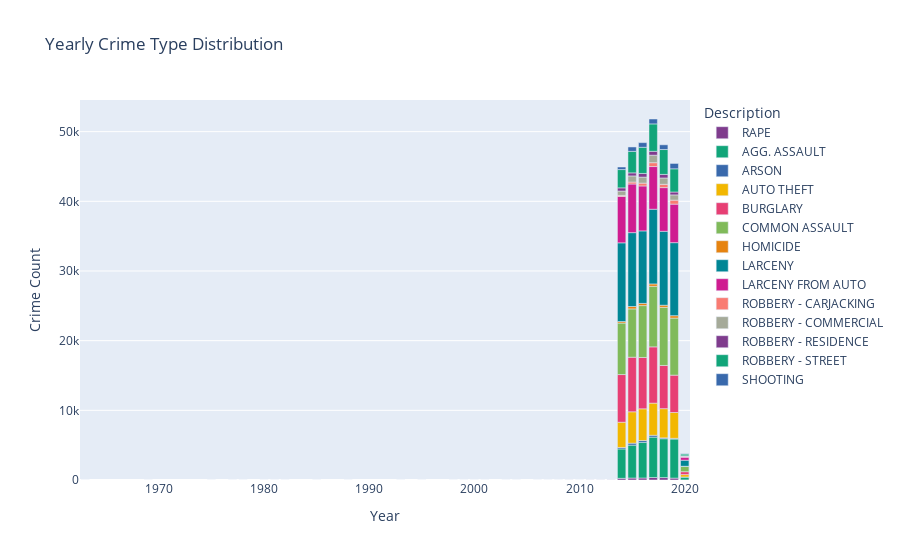
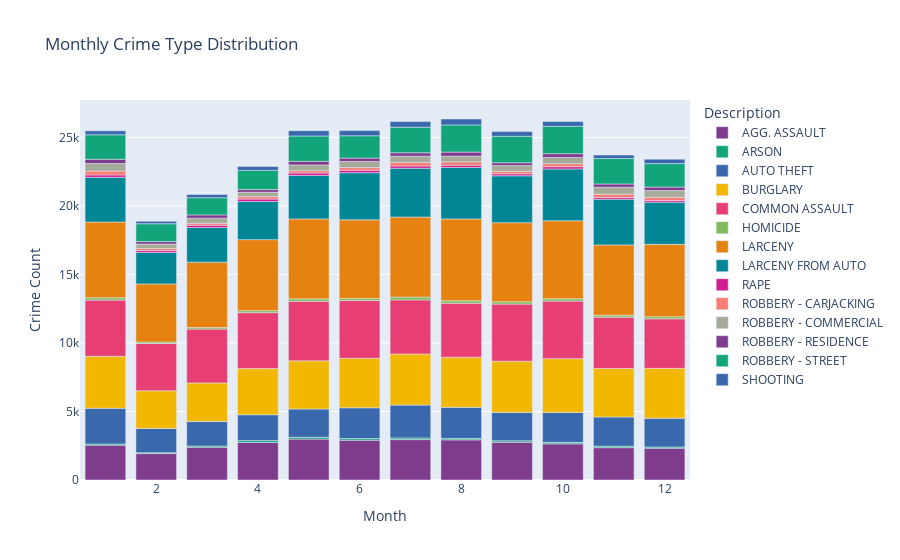
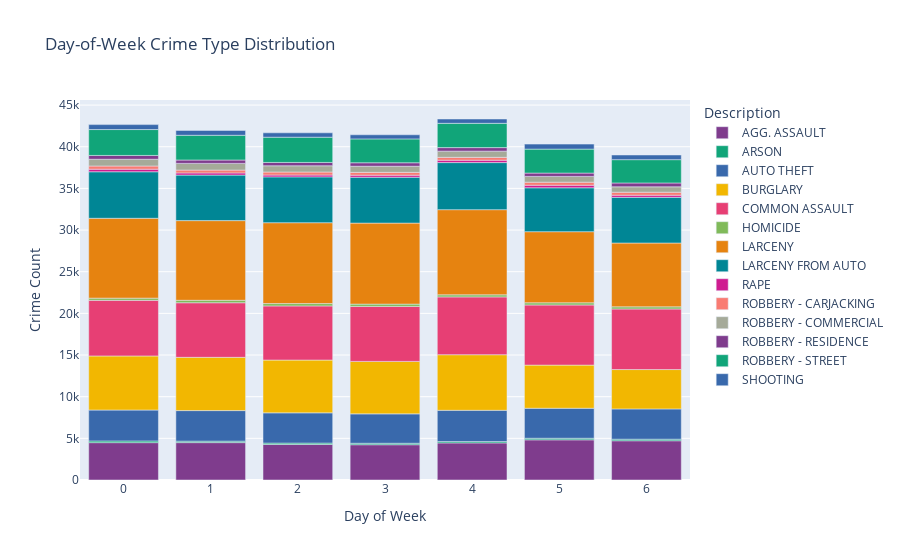

Notebook code cell kept with these figures, in order:
### Markdown cell above
# Task 4 
#for  a dynamic tool for exploring spatial and temporal crime pattern and interactivity

### Code cell
import plotly.express as px
import pandas as pd

# Define a color palette
color_palette = px.colors.qualitative.Bold  # You can choose different palettes like Bold, Set1, Dark2, etc.

# Yearly trend by crime type
yearly_crime_type_data = df.groupby([df['CrimeDate'].dt.year, 'Description']).size().reset_index(name='count')
fig_yearly_crime_type = px.bar(yearly_crime_type_data, 
                               x='CrimeDate', y='count', 
                               color='Description', 
                               color_discrete_sequence=color_palette,
                               labels={'CrimeDate': 'Year', 'count': 'Crime Count'},
                               title='Yearly Crime Type Distribution')

# Monthly trend by crime type
monthly_crime_type_data = df.groupby([df['CrimeDate'].dt.month, 'Description']).size().reset_index(name='count')
fig_monthly_crime_type = px.bar(monthly_crime_type_data, 
                                x='CrimeDate', y='count', 
                                color='Description', 
                                color_discrete_sequence=color_palette,
                                labels={'CrimeDate': 'Month', 'count': 'Crime Count'},
                                title='Monthly Crime Type Distribution')

# Day-of-week trend by crime type
dayofweek_crime_type_data = df.groupby([df['CrimeDate'].dt.dayofweek, 'Description']).size().reset_index(name='count')
fig_dayofweek_crime_type = px.bar(dayofweek_crime_type_data, 
                                  x='CrimeDate', y='count', 
                                  color='Description', 
                                  color_discrete_sequence=color_palette,
                                  labels={'CrimeDate': 'Day of Week', 'count': 'Crime Count'},
                                  title='Day-of-Week Crime Type Distribution')

# Show plots
fig_yearly_crime_type.show()
fig_monthly_crime_type.show()
fig_dayofweek_crime_type.show()

### Figure 1 — Plotly figure (JSON) as saved in the notebook; plotly's stock layout.template omitted (floating-point values rounded to 4 significant figures)
{"data": [{"alignmentgroup": "True", "hovertemplate": "Description=RAPE<br>Year=%{x}<br>Crime Count=%{y}<extra></extra>", "legendgroup": "RAPE", "marker": {"color": "rgb(127, 60, 141)", "pattern": {"shape": ""}}, "name": "RAPE", "offsetgroup": "RAPE", "orientation": "v", "showlegend": true, "textposition": "auto", "type": "bar", "x": [1963, 1969, 1975, 1977, 1978, 1980, 1981, 1982, 1985, 1988, 1993, 1995, 1998, 1999, 2000, 2001, 2003, 2004, 2006, 2007, 2008, 2009, 2010, 2011, 2012, 2013, 2014, 2015, 2016, 2017, 2018, 2019, 2020], "xaxis": "x", "y": [1, 1, 1, 1, 1, 1, 1, 1, 1, 1, 2, 2, 2, 2, 3, 3, 1, 2, 1, 5, 5, 7, 3, 9, 10, 15, 241, 282, 288, 360, 349, 271, 12], "yaxis": "y"}, {"alignmentgroup": "True", "hovertemplate": "Description=AGG. ASSAULT<br>Year=%{x}<br>Crime Count=%{y}<extra></extra>", "legendgroup": "AGG. ASSAULT", "marker": {"color": "rgb(17, 165, 121)", "pattern": {"shape": ""}}, "name": "AGG. ASSAULT", "offsetgroup": "AGG. ASSAULT", "orientation": "v", "showlegend": true, "textposition": "auto", "type": "bar", "x": [2014, 2015, 2016, 2017, 2018, 2019, 2020], "xaxis": "x", "y": [4217, 4721, 5117, 5795, 5576, 5606, 422], "yaxis": "y"}, {"alignmentgroup": "True", "hovertemplate": "Description=ARSON<br>Year=%{x}<br>Crime Count=%{y}<extra></extra>", "legendgroup": "ARSON", "marker": {"color": "rgb(57, 105, 172)", "pattern": {"shape": ""}}, "name": "ARSON", "offsetgroup": "ARSON", "orientation": "v", "showlegend": true, "textposition": "auto", "type": "bar", "x": [2014, 2015, 2016, 2017, 2018, 2019, 2020], "xaxis": "x", "y": [214, 284, 265, 264, 126, 106, 1], "yaxis": "y"}, {"alignmentgroup": "True", "hovertemplate": "Description=AUTO THEFT<br>Year=%{x}<br>Crime Count=%{y}<extra></extra>", "legendgroup": "AUTO THEFT", "marker": {"color": "rgb(242, 183, 1)", "pattern": {"shape": ""}}, "name": "AUTO THEFT", "offsetgroup": "AUTO THEFT", "orientation": "v", "showlegend": true, "textposition": "auto", "type": "bar", "x": [2014, 2015, 2016, 2017, 2018, 2019, 2020], "xaxis": "x", "y": [3621, 4504, 4550, 4614, 4188, 3706, 341], "yaxis": "y"}, {"alignmentgroup": "True", "hovertemplate": "Description=BURGLARY<br>Year=%{x}<br>Crime Count=%{y}<extra></extra>", "legendgroup": "BURGLARY", "marker": {"color": "rgb(231, 63, 116)", "pattern": {"shape": ""}}, "name": "BURGLARY", "offsetgroup": "BURGLARY", "orientation": "v", "showlegend": true, "textposition": "auto", "type": "bar", "x": [2014, 2015, 2016, 2017, 2018, 2019, 2020], "xaxis": "x", "y": [6841, 7830, 7367, 8076, 6201, 5360, 417], "yaxis": "y"}, {"alignmentgroup": "True", "hovertemplate": "Description=COMMON ASSAULT<br>Year=%{x}<br>Crime Count=%{y}<extra></extra>", "legendgroup": "COMMON ASSAULT", "marker": {"color": "rgb(128, 186, 90)", "pattern": {"shape": ""}}, "name": "COMMON ASSAULT", "offsetgroup": "COMMON ASSAULT", "orientation": "v", "showlegend": true, "textposition": "auto", "type": "bar", "x": [2014, 2015, 2016, 2017, 2018, 2019, 2020], "xaxis": "x", "y": [7396, 6938, 7446, 8692, 8338, 8190, 750], "yaxis": "y"}, {"alignmentgroup": "True", "hovertemplate": "Description=HOMICIDE<br>Year=%{x}<br>Crime Count=%{y}<extra></extra>", "legendgroup": "HOMICIDE", "marker": {"color": "rgb(230, 131, 16)", "pattern": {"shape": ""}}, "name": "HOMICIDE", "offsetgroup": "HOMICIDE", "orientation": "v", "showlegend": true, "textposition": "auto", "type": "bar", "x": [2014, 2015, 2016, 2017, 2018, 2019, 2020], "xaxis": "x", "y": [211, 342, 318, 342, 308, 345, 31], "yaxis": "y"}, {"alignmentgroup": "True", "hovertemplate": "Description=LARCENY<br>Year=%{x}<br>Crime Count=%{y}<extra></extra>", "legendgroup": "LARCENY", "marker": {"color": "rgb(0, 134, 149)", "pattern": {"shape": ""}}, "name": "LARCENY", "offsetgroup": "LARCENY", "orientation": "v", "showlegend": true, "textposition": "auto", "type": "bar", "x": [2014, 2015, 2016, 2017, 2018, 2019, 2020], "xaxis": "x", "y": [11302, 10605, 10403, 10721, 10612, 10483, 864], "yaxis": "y"}, {"alignmentgroup": "True", "hovertemplate": "Description=LARCENY FROM AUTO<br>Year=%{x}<br>Crime Count=%{y}<extra></extra>", "legendgroup": "LARCENY FROM AUTO", "marker": {"color": "rgb(207, 28, 144)", "pattern": {"shape": ""}}, "name": "LARCENY FROM AUTO", "offsetgroup": "LARCENY FROM AUTO", "orientation": "v", "showlegend": true, "textposition": "auto", "type": "bar", "x": [2014, 2015, 2016, 2017, 2018, 2019, 2020], "xaxis": "x", "y": [6651, 6977, 6452, 6127, 6268, 5527, 439], "yaxis": "y"}, {"alignmentgroup": "True", "hovertemplate": "Description=ROBBERY - CARJACKING<br>Year=%{x}<br>Crime Count=%{y}<extra></extra>", "legendgroup": "ROBBERY - CARJACKING", "marker": {"color": "rgb(249, 123, 114)", "pattern": {"shape": ""}}, "name": "ROBBERY - CARJACKING", "offsetgroup": "ROBBERY - CARJACKING", "orientation": "v", "showlegend": true, "textposition": "auto", "type": "bar", "x": [2014, 2015, 2016, 2017, 2018, 2019, 2020], "xaxis": "x", "y": [153, 282, 406, 555, 473, 575, 67], "yaxis": "y"}, {"alignmentgroup": "True", "hovertemplate": "Description=ROBBERY - COMMERCIAL<br>Year=%{x}<br>Crime Count=%{y}<extra></extra>", "legendgroup": "ROBBERY - COMMERCIAL", "marker": {"color": "rgb(165, 170, 153)", "pattern": {"shape": ""}}, "name": "ROBBERY - COMMERCIAL", "offsetgroup": "ROBBERY - COMMERCIAL", "orientation": "v", "showlegend": true, "textposition": "auto", "type": "bar", "x": [2014, 2015, 2016, 2017, 2018, 2019, 2020], "xaxis": "x", "y": [625, 881, 862, 1076, 912, 755, 68], "yaxis": "y"}, {"alignmentgroup": "True", "hovertemplate": "Description=ROBBERY - RESIDENCE<br>Year=%{x}<br>Crime Count=%{y}<extra></extra>", "legendgroup": "ROBBERY - RESIDENCE", "marker": {"color": "rgb(127, 60, 141)", "pattern": {"shape": ""}}, "name": "ROBBERY - RESIDENCE", "offsetgroup": "ROBBERY - RESIDENCE", "orientation": "v", "showlegend": true, "textposition": "auto", "type": "bar", "x": [2014, 2015, 2016, 2017, 2018, 2019, 2020], "xaxis": "x", "y": [461, 438, 527, 556, 510, 412, 60], "yaxis": "y"}, {"alignmentgroup": "True", "hovertemplate": "Description=ROBBERY - STREET<br>Year=%{x}<br>Crime Count=%{y}<extra></extra>", "legendgroup": "ROBBERY - STREET", "marker": {"color": "rgb(17, 165, 121)", "pattern": {"shape": ""}}, "name": "ROBBERY - STREET", "offsetgroup": "ROBBERY - STREET", "orientation": "v", "showlegend": true, "textposition": "auto", "type": "bar", "x": [2014, 2015, 2016, 2017, 2018, 2019, 2020], "xaxis": "x", "y": [2623, 3087, 3757, 3934, 3572, 3329, 260], "yaxis": "y"}, {"alignmentgroup": "True", "hovertemplate": "Description=SHOOTING<br>Year=%{x}<br>Crime Count=%{y}<extra></extra>", "legendgroup": "SHOOTING", "marker": {"color": "rgb(57, 105, 172)", "pattern": {"shape": ""}}, "name": "SHOOTING", "offsetgroup": "SHOOTING", "orientation": "v", "showlegend": true, "textposition": "auto", "type": "bar", "x": [2014, 2015, 2016, 2017, 2018, 2019, 2020], "xaxis": "x", "y": [369, 631, 665, 703, 677, 770, 52], "yaxis": "y"}], "layout": {"autosize": true, "barmode": "relative", "legend": {"title": {"text": "Description"}, "tracegroupgap": 0}, "title": {"text": "Yearly Crime Type Distribution"}, "xaxis": {"anchor": "y", "autorange": true, "domain": [0, 1], "range": [1962.0, 2020.0], "title": {"text": "Year"}, "type": "linear"}, "yaxis": {"anchor": "x", "autorange": true, "domain": [0, 1], "range": [0, 54540.0], "title": {"text": "Crime Count"}, "type": "linear"}}}

### Figure 2 — Plotly figure (JSON) as saved in the notebook; plotly's stock layout.template omitted (floating-point values rounded to 4 significant figures)
{"data": [{"alignmentgroup": "True", "hovertemplate": "Description=AGG. ASSAULT<br>Month=%{x}<br>Crime Count=%{y}<extra></extra>", "legendgroup": "AGG. ASSAULT", "marker": {"color": "rgb(127, 60, 141)", "pattern": {"shape": ""}}, "name": "AGG. ASSAULT", "offsetgroup": "AGG. ASSAULT", "orientation": "v", "showlegend": true, "textposition": "auto", "type": "bar", "x": [1, 2, 3, 4, 5, 6, 7, 8, 9, 10, 11, 12], "xaxis": "x", "y": [2543, 1927, 2392, 2737, 2987, 2907, 2949, 2932, 2756, 2639, 2360, 2325], "yaxis": "y"}, {"alignmentgroup": "True", "hovertemplate": "Description=ARSON<br>Month=%{x}<br>Crime Count=%{y}<extra></extra>", "legendgroup": "ARSON", "marker": {"color": "rgb(17, 165, 121)", "pattern": {"shape": ""}}, "name": "ARSON", "offsetgroup": "ARSON", "orientation": "v", "showlegend": true, "textposition": "auto", "type": "bar", "x": [1, 2, 3, 4, 5, 6, 7, 8, 9, 10, 11, 12], "xaxis": "x", "y": [87, 68, 86, 139, 131, 118, 122, 102, 108, 108, 107, 84], "yaxis": "y"}, {"alignmentgroup": "True", "hovertemplate": "Description=AUTO THEFT<br>Month=%{x}<br>Crime Count=%{y}<extra></extra>", "legendgroup": "AUTO THEFT", "marker": {"color": "rgb(57, 105, 172)", "pattern": {"shape": ""}}, "name": "AUTO THEFT", "offsetgroup": "AUTO THEFT", "orientation": "v", "showlegend": true, "textposition": "auto", "type": "bar", "x": [1, 2, 3, 4, 5, 6, 7, 8, 9, 10, 11, 12], "xaxis": "x", "y": [2608, 1768, 1786, 1890, 2063, 2247, 2399, 2272, 2069, 2189, 2131, 2102], "yaxis": "y"}, {"alignmentgroup": "True", "hovertemplate": "Description=BURGLARY<br>Month=%{x}<br>Crime Count=%{y}<extra></extra>", "legendgroup": "BURGLARY", "marker": {"color": "rgb(242, 183, 1)", "pattern": {"shape": ""}}, "name": "BURGLARY", "offsetgroup": "BURGLARY", "orientation": "v", "showlegend": true, "textposition": "auto", "type": "bar", "x": [1, 2, 3, 4, 5, 6, 7, 8, 9, 10, 11, 12], "xaxis": "x", "y": [3795, 2750, 2823, 3365, 3517, 3610, 3730, 3661, 3739, 3919, 3541, 3642], "yaxis": "y"}, {"alignmentgroup": "True", "hovertemplate": "Description=COMMON ASSAULT<br>Month=%{x}<br>Crime Count=%{y}<extra></extra>", "legendgroup": "COMMON ASSAULT", "marker": {"color": "rgb(231, 63, 116)", "pattern": {"shape": ""}}, "name": "COMMON ASSAULT", "offsetgroup": "COMMON ASSAULT", "orientation": "v", "showlegend": true, "textposition": "auto", "type": "bar", "x": [1, 2, 3, 4, 5, 6, 7, 8, 9, 10, 11, 12], "xaxis": "x", "y": [4099, 3451, 3931, 4085, 4345, 4217, 3949, 3941, 4170, 4203, 3746, 3613], "yaxis": "y"}, {"alignmentgroup": "True", "hovertemplate": "Description=HOMICIDE<br>Month=%{x}<br>Crime Count=%{y}<extra></extra>", "legendgroup": "HOMICIDE", "marker": {"color": "rgb(128, 186, 90)", "pattern": {"shape": ""}}, "name": "HOMICIDE", "offsetgroup": "HOMICIDE", "orientation": "v", "showlegend": true, "textposition": "auto", "type": "bar", "x": [1, 2, 3, 4, 5, 6, 7, 8, 9, 10, 11, 12], "xaxis": "x", "y": [172, 109, 108, 147, 180, 155, 202, 178, 173, 175, 139, 159], "yaxis": "y"}, {"alignmentgroup": "True", "hovertemplate": "Description=LARCENY<br>Month=%{x}<br>Crime Count=%{y}<extra></extra>", "legendgroup": "LARCENY", "marker": {"color": "rgb(230, 131, 16)", "pattern": {"shape": ""}}, "name": "LARCENY", "offsetgroup": "LARCENY", "orientation": "v", "showlegend": true, "textposition": "auto", "type": "bar", "x": [1, 2, 3, 4, 5, 6, 7, 8, 9, 10, 11, 12], "xaxis": "x", "y": [5526, 4241, 4774, 5184, 5836, 5741, 5842, 5972, 5770, 5691, 5137, 5276], "yaxis": "y"}, {"alignmentgroup": "True", "hovertemplate": "Description=LARCENY FROM AUTO<br>Month=%{x}<br>Crime Count=%{y}<extra></extra>", "legendgroup": "LARCENY FROM AUTO", "marker": {"color": "rgb(0, 134, 149)", "pattern": {"shape": ""}}, "name": "LARCENY FROM AUTO", "offsetgroup": "LARCENY FROM AUTO", "orientation": "v", "showlegend": true, "textposition": "auto", "type": "bar", "x": [1, 2, 3, 4, 5, 6, 7, 8, 9, 10, 11, 12], "xaxis": "x", "y": [3267, 2299, 2535, 2784, 3177, 3436, 3567, 3756, 3419, 3784, 3336, 3081], "yaxis": "y"}, {"alignmentgroup": "True", "hovertemplate": "Description=RAPE<br>Month=%{x}<br>Crime Count=%{y}<extra></extra>", "legendgroup": "RAPE", "marker": {"color": "rgb(207, 28, 144)", "pattern": {"shape": ""}}, "name": "RAPE", "offsetgroup": "RAPE", "orientation": "v", "showlegend": true, "textposition": "auto", "type": "bar", "x": [1, 2, 3, 4, 5, 6, 7, 8, 9, 10, 11, 12], "xaxis": "x", "y": [175, 133, 161, 176, 173, 181, 163, 163, 148, 164, 122, 126], "yaxis": "y"}, {"alignmentgroup": "True", "hovertemplate": "Description=ROBBERY - CARJACKING<br>Month=%{x}<br>Crime Count=%{y}<extra></extra>", "legendgroup": "ROBBERY - CARJACKING", "marker": {"color": "rgb(249, 123, 114)", "pattern": {"shape": ""}}, "name": "ROBBERY - CARJACKING", "offsetgroup": "ROBBERY - CARJACKING", "orientation": "v", "showlegend": true, "textposition": "auto", "type": "bar", "x": [1, 2, 3, 4, 5, 6, 7, 8, 9, 10, 11, 12], "xaxis": "x", "y": [283, 152, 147, 180, 170, 192, 258, 248, 185, 221, 246, 229], "yaxis": "y"}, {"alignmentgroup": "True", "hovertemplate": "Description=ROBBERY - COMMERCIAL<br>Month=%{x}<br>Crime Count=%{y}<extra></extra>", "legendgroup": "ROBBERY - COMMERCIAL", "marker": {"color": "rgb(165, 170, 153)", "pattern": {"shape": ""}}, "name": "ROBBERY - COMMERCIAL", "offsetgroup": "ROBBERY - COMMERCIAL", "orientation": "v", "showlegend": true, "textposition": "auto", "type": "bar", "x": [1, 2, 3, 4, 5, 6, 7, 8, 9, 10, 11, 12], "xaxis": "x", "y": [548, 327, 373, 317, 424, 451, 457, 413, 416, 454, 510, 489], "yaxis": "y"}, {"alignmentgroup": "True", "hovertemplate": "Description=ROBBERY - RESIDENCE<br>Month=%{x}<br>Crime Count=%{y}<extra></extra>", "legendgroup": "ROBBERY - RESIDENCE", "marker": {"color": "rgb(127, 60, 141)", "pattern": {"shape": ""}}, "name": "ROBBERY - RESIDENCE", "offsetgroup": "ROBBERY - RESIDENCE", "orientation": "v", "showlegend": true, "textposition": "auto", "type": "bar", "x": [1, 2, 3, 4, 5, 6, 7, 8, 9, 10, 11, 12], "xaxis": "x", "y": [312, 183, 238, 198, 262, 244, 249, 300, 208, 278, 236, 256], "yaxis": "y"}, {"alignmentgroup": "True", "hovertemplate": "Description=ROBBERY - STREET<br>Month=%{x}<br>Crime Count=%{y}<extra></extra>", "legendgroup": "ROBBERY - STREET", "marker": {"color": "rgb(17, 165, 121)", "pattern": {"shape": ""}}, "name": "ROBBERY - STREET", "offsetgroup": "ROBBERY - STREET", "orientation": "v", "showlegend": true, "textposition": "auto", "type": "bar", "x": [1, 2, 3, 4, 5, 6, 7, 8, 9, 10, 11, 12], "xaxis": "x", "y": [1786, 1298, 1254, 1399, 1849, 1629, 1867, 1980, 1932, 1995, 1857, 1716], "yaxis": "y"}, {"alignmentgroup": "True", "hovertemplate": "Description=SHOOTING<br>Month=%{x}<br>Crime Count=%{y}<extra></extra>", "legendgroup": "SHOOTING", "marker": {"color": "rgb(57, 105, 172)", "pattern": {"shape": ""}}, "name": "SHOOTING", "offsetgroup": "SHOOTING", "orientation": "v", "showlegend": true, "textposition": "auto", "type": "bar", "x": [1, 2, 3, 4, 5, 6, 7, 8, 9, 10, 11, 12], "xaxis": "x", "y": [289, 180, 236, 285, 386, 378, 413, 435, 339, 346, 257, 323], "yaxis": "y"}], "layout": {"autosize": true, "barmode": "relative", "legend": {"title": {"text": "Description"}, "tracegroupgap": 0}, "title": {"text": "Monthly Crime Type Distribution"}, "xaxis": {"anchor": "y", "autorange": true, "domain": [0, 1], "range": [0.5, 12.5], "title": {"text": "Month"}, "type": "linear"}, "yaxis": {"anchor": "x", "autorange": true, "domain": [0, 1], "range": [0, 27740], "title": {"text": "Crime Count"}, "type": "linear"}}}

### Figure 3 — Plotly figure (JSON) as saved in the notebook; plotly's stock layout.template omitted (floating-point values rounded to 4 significant figures)
{"data": [{"alignmentgroup": "True", "hovertemplate": "Description=AGG. ASSAULT<br>Day of Week=%{x}<br>Crime Count=%{y}<extra></extra>", "legendgroup": "AGG. ASSAULT", "marker": {"color": "rgb(127, 60, 141)", "pattern": {"shape": ""}}, "name": "AGG. ASSAULT", "offsetgroup": "AGG. ASSAULT", "orientation": "v", "showlegend": true, "textposition": "auto", "type": "bar", "x": [0, 1, 2, 3, 4, 5, 6], "xaxis": "x", "y": [4485, 4487, 4262, 4235, 4453, 4821, 4711], "yaxis": "y"}, {"alignmentgroup": "True", "hovertemplate": "Description=ARSON<br>Day of Week=%{x}<br>Crime Count=%{y}<extra></extra>", "legendgroup": "ARSON", "marker": {"color": "rgb(17, 165, 121)", "pattern": {"shape": ""}}, "name": "ARSON", "offsetgroup": "ARSON", "orientation": "v", "showlegend": true, "textposition": "auto", "type": "bar", "x": [0, 1, 2, 3, 4, 5, 6], "xaxis": "x", "y": [202, 178, 170, 175, 155, 191, 189], "yaxis": "y"}, {"alignmentgroup": "True", "hovertemplate": "Description=AUTO THEFT<br>Day of Week=%{x}<br>Crime Count=%{y}<extra></extra>", "legendgroup": "AUTO THEFT", "marker": {"color": "rgb(57, 105, 172)", "pattern": {"shape": ""}}, "name": "AUTO THEFT", "offsetgroup": "AUTO THEFT", "orientation": "v", "showlegend": true, "textposition": "auto", "type": "bar", "x": [0, 1, 2, 3, 4, 5, 6], "xaxis": "x", "y": [3710, 3667, 3629, 3529, 3758, 3600, 3631], "yaxis": "y"}, {"alignmentgroup": "True", "hovertemplate": "Description=BURGLARY<br>Day of Week=%{x}<br>Crime Count=%{y}<extra></extra>", "legendgroup": "BURGLARY", "marker": {"color": "rgb(242, 183, 1)", "pattern": {"shape": ""}}, "name": "BURGLARY", "offsetgroup": "BURGLARY", "orientation": "v", "showlegend": true, "textposition": "auto", "type": "bar", "x": [0, 1, 2, 3, 4, 5, 6], "xaxis": "x", "y": [6493, 6390, 6336, 6297, 6672, 5178, 4726], "yaxis": "y"}, {"alignmentgroup": "True", "hovertemplate": "Description=COMMON ASSAULT<br>Day of Week=%{x}<br>Crime Count=%{y}<extra></extra>", "legendgroup": "COMMON ASSAULT", "marker": {"color": "rgb(231, 63, 116)", "pattern": {"shape": ""}}, "name": "COMMON ASSAULT", "offsetgroup": "COMMON ASSAULT", "orientation": "v", "showlegend": true, "textposition": "auto", "type": "bar", "x": [0, 1, 2, 3, 4, 5, 6], "xaxis": "x", "y": [6676, 6552, 6497, 6598, 6938, 7218, 7271], "yaxis": "y"}, {"alignmentgroup": "True", "hovertemplate": "Description=HOMICIDE<br>Day of Week=%{x}<br>Crime Count=%{y}<extra></extra>", "legendgroup": "HOMICIDE", "marker": {"color": "rgb(128, 186, 90)", "pattern": {"shape": ""}}, "name": "HOMICIDE", "offsetgroup": "HOMICIDE", "orientation": "v", "showlegend": true, "textposition": "auto", "type": "bar", "x": [0, 1, 2, 3, 4, 5, 6], "xaxis": "x", "y": [264, 298, 283, 277, 253, 264, 258], "yaxis": "y"}, {"alignmentgroup": "True", "hovertemplate": "Description=LARCENY<br>Day of Week=%{x}<br>Crime Count=%{y}<extra></extra>", "legendgroup": "LARCENY", "marker": {"color": "rgb(230, 131, 16)", "pattern": {"shape": ""}}, "name": "LARCENY", "offsetgroup": "LARCENY", "orientation": "v", "showlegend": true, "textposition": "auto", "type": "bar", "x": [0, 1, 2, 3, 4, 5, 6], "xaxis": "x", "y": [9585, 9561, 9707, 9726, 10218, 8533, 7660], "yaxis": "y"}, {"alignmentgroup": "True", "hovertemplate": "Description=LARCENY FROM AUTO<br>Day of Week=%{x}<br>Crime Count=%{y}<extra></extra>", "legendgroup": "LARCENY FROM AUTO", "marker": {"color": "rgb(0, 134, 149)", "pattern": {"shape": ""}}, "name": "LARCENY FROM AUTO", "offsetgroup": "LARCENY FROM AUTO", "orientation": "v", "showlegend": true, "textposition": "auto", "type": "bar", "x": [0, 1, 2, 3, 4, 5, 6], "xaxis": "x", "y": [5580, 5462, 5499, 5501, 5652, 5267, 5480], "yaxis": "y"}, {"alignmentgroup": "True", "hovertemplate": "Description=RAPE<br>Day of Week=%{x}<br>Crime Count=%{y}<extra></extra>", "legendgroup": "RAPE", "marker": {"color": "rgb(207, 28, 144)", "pattern": {"shape": ""}}, "name": "RAPE", "offsetgroup": "RAPE", "orientation": "v", "showlegend": true, "textposition": "auto", "type": "bar", "x": [0, 1, 2, 3, 4, 5, 6], "xaxis": "x", "y": [308, 263, 222, 245, 285, 306, 256], "yaxis": "y"}, {"alignmentgroup": "True", "hovertemplate": "Description=ROBBERY - CARJACKING<br>Day of Week=%{x}<br>Crime Count=%{y}<extra></extra>", "legendgroup": "ROBBERY - CARJACKING", "marker": {"color": "rgb(249, 123, 114)", "pattern": {"shape": ""}}, "name": "ROBBERY - CARJACKING", "offsetgroup": "ROBBERY - CARJACKING", "orientation": "v", "showlegend": true, "textposition": "auto", "type": "bar", "x": [0, 1, 2, 3, 4, 5, 6], "xaxis": "x", "y": [387, 342, 362, 343, 345, 370, 362], "yaxis": "y"}, {"alignmentgroup": "True", "hovertemplate": "Description=ROBBERY - COMMERCIAL<br>Day of Week=%{x}<br>Crime Count=%{y}<extra></extra>", "legendgroup": "ROBBERY - COMMERCIAL", "marker": {"color": "rgb(165, 170, 153)", "pattern": {"shape": ""}}, "name": "ROBBERY - COMMERCIAL", "offsetgroup": "ROBBERY - COMMERCIAL", "orientation": "v", "showlegend": true, "textposition": "auto", "type": "bar", "x": [0, 1, 2, 3, 4, 5, 6], "xaxis": "x", "y": [810, 803, 749, 735, 744, 692, 646], "yaxis": "y"}, {"alignmentgroup": "True", "hovertemplate": "Description=ROBBERY - RESIDENCE<br>Day of Week=%{x}<br>Crime Count=%{y}<extra></extra>", "legendgroup": "ROBBERY - RESIDENCE", "marker": {"color": "rgb(127, 60, 141)", "pattern": {"shape": ""}}, "name": "ROBBERY - RESIDENCE", "offsetgroup": "ROBBERY - RESIDENCE", "orientation": "v", "showlegend": true, "textposition": "auto", "type": "bar", "x": [0, 1, 2, 3, 4, 5, 6], "xaxis": "x", "y": [456, 405, 400, 416, 424, 400, 463], "yaxis": "y"}, {"alignmentgroup": "True", "hovertemplate": "Description=ROBBERY - STREET<br>Day of Week=%{x}<br>Crime Count=%{y}<extra></extra>", "legendgroup": "ROBBERY - STREET", "marker": {"color": "rgb(17, 165, 121)", "pattern": {"shape": ""}}, "name": "ROBBERY - STREET", "offsetgroup": "ROBBERY - STREET", "orientation": "v", "showlegend": true, "textposition": "auto", "type": "bar", "x": [0, 1, 2, 3, 4, 5, 6], "xaxis": "x", "y": [3108, 2969, 3031, 2865, 2915, 2876, 2798], "yaxis": "y"}, {"alignmentgroup": "True", "hovertemplate": "Description=SHOOTING<br>Day of Week=%{x}<br>Crime Count=%{y}<extra></extra>", "legendgroup": "SHOOTING", "marker": {"color": "rgb(57, 105, 172)", "pattern": {"shape": ""}}, "name": "SHOOTING", "offsetgroup": "SHOOTING", "orientation": "v", "showlegend": true, "textposition": "auto", "type": "bar", "x": [0, 1, 2, 3, 4, 5, 6], "xaxis": "x", "y": [591, 583, 524, 493, 518, 599, 559], "yaxis": "y"}], "layout": {"autosize": true, "barmode": "relative", "legend": {"title": {"text": "Description"}, "tracegroupgap": 0}, "title": {"text": "Day-of-Week Crime Type Distribution"}, "xaxis": {"anchor": "y", "autorange": true, "domain": [0, 1], "range": [-0.5, 6.5], "title": {"text": "Day of Week"}, "type": "linear"}, "yaxis": {"anchor": "x", "autorange": true, "domain": [0, 1], "range": [0, 45610.0], "title": {"text": "Crime Count"}, "type": "linear"}}}
